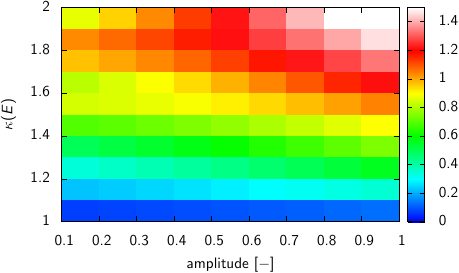

The script that saved this image:
# set terminal epslatex
set terminal epslatex standalone color colortext header \
   "\\usepackage{wasysym}\n\\usepackage{sfmath}\n\\renewcommand{\\familydefault}{\\sfdefault}\n"

# set size 0.7, 0.7

set linetype 1 linetype 1 lw 3 pt 0 lc rgb "black"
set linetype 2 linetype 2 lw 3 pt 0 lc rgb "black"
set linetype 3 linetype 3 lw 3 pt 0 lc rgb "black"


set palette defined (0 '#0000ff', 0.25 '#00ffff', 0.5 '#00ff00', 0.75 '#ffff00', 1.0 '#ff0000', 1.25 '#ffffff')
# set logscale cb
# set logscale x
set cbrange [0.0001: 1.5]
set view map
# set pm3d corners2color c3

set xlabel 'amplitude $[-]$'
set ylabel '$\kappa(E)$'
set clabel '$\mathcal{L}2$-error'

set output 'condition_number.tex'

splot 'condition_number/2d_error_map' u 1:2:3 w pm3d notitle
